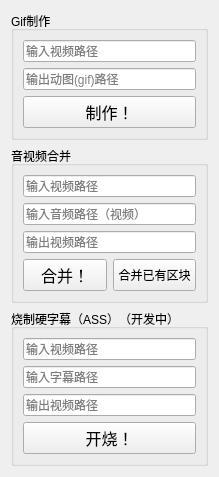
        <widget class="QWidget" name="step_optional">
         <attribute name="title">
          <string> 工具箱 </string>
         </attribute>
         <layout class="QGridLayout" name="gridLayout_19">
          <item row="0" column="0">
           <layout class="QGridLayout" name="gridLayout_16">
            <item row="0" column="0">
             <widget class="QGroupBox" name="GifMaker">
              <property name="title">
               <string>Gif制作</string>
              </property>
              <layout class="QGridLayout" name="gridLayout_25">
               <item row="0" column="0">
                <widget class="QLineEdit" name="GifInput">
                 <property name="sizePolicy">
                  <sizepolicy hsizetype="Ignored" vsizetype="Fixed">
                   <horstretch>0</horstretch>
                   <verstretch>0</verstretch>
                  </sizepolicy>
                 </property>
                 <property name="dragEnabled">
                  <bool>true</bool>
                 </property>
                 <property name="placeholderText">
                  <string>输入视频路径</string>
                 </property>
                </widget>
               </item>
               <item row="1" column="0">
                <widget class="QLineEdit" name="GifOutput">
                 <property name="sizePolicy">
                  <sizepolicy hsizetype="Ignored" vsizetype="Fixed">
                   <horstretch>0</horstretch>
                   <verstretch>0</verstretch>
                  </sizepolicy>
                 </property>
                 <property name="dragEnabled">
                  <bool>true</bool>
                 </property>
                 <property name="placeholderText">
                  <string>输出动图(gif)路径</string>
                 </property>
                </widget>
               </item>
               <item row="2" column="0">
                <widget class="QPushButton" name="GifButton">
                 <property name="sizePolicy">
                  <sizepolicy hsizetype="Minimum" vsizetype="Minimum">
                   <horstretch>0</horstretch>
                   <verstretch>0</verstretch>
                  </sizepolicy>
                 </property>
                 <property name="font">
                  <font>
                   <family>Abril Fatface</family>
                   <pointsize>12</pointsize>
                  </font>
                 </property>
                 <property name="text">
                  <string>  制作！  </string>
                 </property>
                </widget>
               </item>
              </layout>
             </widget>
            </item>
            <item row="1" column="0">
             <widget class="QGroupBox" name="VAConcat">
              <property name="title">
               <string>音视频合并</string>
              </property>
              <layout class="QGridLayout" name="gridLayout_26">
               <item row="0" column="0">
                <layout class="QGridLayout" name="gridLayout_17">
                 <item row="0" column="0">
                  <layout class="QVBoxLayout" name="verticalLayout">
                   <item>
                    <widget class="QLineEdit" name="ConcatInputV">
                     <property name="sizePolicy">
                      <sizepolicy hsizetype="Ignored" vsizetype="Fixed">
                       <horstretch>0</horstretch>
                       <verstretch>0</verstretch>
                      </sizepolicy>
                     </property>
                     <property name="dragEnabled">
                      <bool>true</bool>
                     </property>
                     <property name="placeholderText">
                      <string>输入视频路径</string>
                     </property>
                    </widget>
                   </item>
                   <item>
                    <widget class="QLineEdit" name="ConcatInputA">
                     <property name="sizePolicy">
                      <sizepolicy hsizetype="Ignored" vsizetype="Fixed">
                       <horstretch>0</horstretch>
                       <verstretch>0</verstretch>
                      </sizepolicy>
                     </property>
                     <property name="dragEnabled">
                      <bool>true</bool>
                     </property>
                     <property name="placeholderText">
                      <string>输入音频路径（视频）</string>
                     </property>
                    </widget>
                   </item>
                   <item>
                    <widget class="QLineEdit" name="OutputConcat">
                     <property name="sizePolicy">
                      <sizepolicy hsizetype="Ignored" vsizetype="Fixed">
                       <horstretch>0</horstretch>
                       <verstretch>0</verstretch>
                      </sizepolicy>
                     </property>
                     <property name="dragEnabled">
                      <bool>true</bool>
                     </property>
                     <property name="placeholderText">
                      <string>输出视频路径</string>
                     </property>
                    </widget>
                   </item>
                  </layout>
                 </item>
                </layout>
               </item>
               <item row="1" column="0">
                <layout class="QHBoxLayout" name="horizontalLayout_2">
                 <item>
                  <widget class="QPushButton" name="ConcatButton">
                   <property name="sizePolicy">
                    <sizepolicy hsizetype="Minimum" vsizetype="Minimum">
                     <horstretch>0</horstretch>
                     <verstretch>0</verstretch>
                    </sizepolicy>
                   </property>
                   <property name="font">
                    <font>
                     <family>Abril Fatface</family>
                     <pointsize>12</pointsize>
                    </font>
                   </property>
                   <property name="text">
                    <string>  合并！  </string>
                   </property>
                  </widget>
                 </item>
                 <item>
                  <widget class="QPushButton" name="ConcatAllButton">
                   <property name="sizePolicy">
                    <sizepolicy hsizetype="Minimum" vsizetype="Minimum">
                     <horstretch>0</horstretch>
                     <verstretch>0</verstretch>
                    </sizepolicy>
                   </property>
                   <property name="text">
                    <string>合并已有区块</string>
                   </property>
                  </widget>
                 </item>
                </layout>
               </item>
              </layout>
             </widget>
            </item>
           </layout>
          </item>
          <item row="1" column="0">
           <widget class="QGroupBox" name="SubBurn">
            <property name="title">
             <string>烧制硬字幕（ASS）（开发中）</string>
            </property>
            <layout class="QGridLayout" name="gridLayout_10">
             <item row="0" column="0">
              <layout class="QHBoxLayout" name="horizontalLayout_3">
               <item>
                <layout class="QVBoxLayout" name="verticalLayout_2">
                 <item>
                  <widget class="QLineEdit" name="SubInputV">
                   <property name="dragEnabled">
                    <bool>true</bool>
                   </property>
                   <property name="placeholderText">
                    <string>输入视频路径</string>
                   </property>
                  </widget>
                 </item>
                 <item>
                  <widget class="QLineEdit" name="SubInputAss">
                   <property name="dragEnabled">
                    <bool>true</bool>
                   </property>
                   <property name="placeholderText">
                    <string>输入字幕路径</string>
                   </property>
                  </widget>
                 </item>
                 <item>
                  <widget class="QLineEdit" name="SubOutput">
                   <property name="dragEnabled">
                    <bool>true</bool>
                   </property>
                   <property name="placeholderText">
                    <string>输出视频路径</string>
                   </property>
                  </widget>
                 </item>
                </layout>
               </item>
              </layout>
             </item>
             <item row="1" column="0">
              <widget class="QPushButton" name="SubBurnButton">
               <property name="sizePolicy">
                <sizepolicy hsizetype="Expanding" vsizetype="Preferred">
                 <horstretch>0</horstretch>
                 <verstretch>0</verstretch>
                </sizepolicy>
               </property>
               <property name="font">
                <font>
                 <family>Abril Fatface</family>
                 <pointsize>12</pointsize>
                </font>
               </property>
               <property name="text">
                <string>  开烧！  </string>
               </property>
              </widget>
             </item>
            </layout>
           </widget>
          </item>
         </layout>
        </widget>
